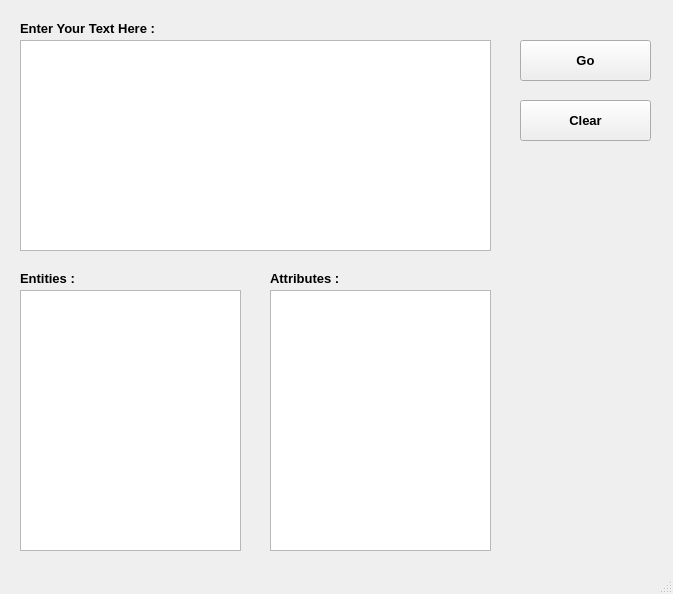
<?xml version="1.0" encoding="UTF-8"?>
<ui version="4.0">
 <class>MainWindow</class>
 <widget class="QMainWindow" name="MainWindow">
  <property name="geometry">
   <rect>
    <x>0</x>
    <y>0</y>
    <width>673</width>
    <height>594</height>
   </rect>
  </property>
  <property name="windowTitle">
   <string>MainWindow</string>
  </property>
  <widget class="QWidget" name="centralwidget">
   <widget class="QPushButton" name="pushButton">
    <property name="geometry">
     <rect>
      <x>520</x>
      <y>40</y>
      <width>131</width>
      <height>41</height>
     </rect>
    </property>
    <property name="font">
     <font>
      <pointsize>10</pointsize>
      <weight>75</weight>
      <bold>true</bold>
     </font>
    </property>
    <property name="text">
     <string>Go</string>
    </property>
   </widget>
   <widget class="QListWidget" name="listWidget">
    <property name="geometry">
     <rect>
      <x>20</x>
      <y>290</y>
      <width>221</width>
      <height>261</height>
     </rect>
    </property>
   </widget>
   <widget class="QListWidget" name="listWidget_2">
    <property name="geometry">
     <rect>
      <x>270</x>
      <y>290</y>
      <width>221</width>
      <height>261</height>
     </rect>
    </property>
   </widget>
   <widget class="QPushButton" name="pushButton_2">
    <property name="geometry">
     <rect>
      <x>520</x>
      <y>100</y>
      <width>131</width>
      <height>41</height>
     </rect>
    </property>
    <property name="font">
     <font>
      <pointsize>10</pointsize>
      <weight>75</weight>
      <bold>true</bold>
     </font>
    </property>
    <property name="text">
     <string>Clear</string>
    </property>
   </widget>
   <widget class="QLabel" name="label">
    <property name="geometry">
     <rect>
      <x>20</x>
      <y>20</y>
      <width>161</width>
      <height>16</height>
     </rect>
    </property>
    <property name="font">
     <font>
      <pointsize>10</pointsize>
      <weight>75</weight>
      <bold>true</bold>
     </font>
    </property>
    <property name="text">
     <string>Enter Your Text Here :</string>
    </property>
   </widget>
   <widget class="QLabel" name="label_2">
    <property name="geometry">
     <rect>
      <x>20</x>
      <y>270</y>
      <width>81</width>
      <height>16</height>
     </rect>
    </property>
    <property name="font">
     <font>
      <pointsize>10</pointsize>
      <weight>75</weight>
      <bold>true</bold>
     </font>
    </property>
    <property name="text">
     <string>Entities :</string>
    </property>
   </widget>
   <widget class="QLabel" name="label_3">
    <property name="geometry">
     <rect>
      <x>270</x>
      <y>270</y>
      <width>91</width>
      <height>16</height>
     </rect>
    </property>
    <property name="font">
     <font>
      <pointsize>10</pointsize>
      <weight>75</weight>
      <bold>true</bold>
     </font>
    </property>
    <property name="text">
     <string>Attributes :</string>
    </property>
   </widget>
   <widget class="QTextEdit" name="textEdit">
    <property name="geometry">
     <rect>
      <x>20</x>
      <y>40</y>
      <width>471</width>
      <height>211</height>
     </rect>
    </property>
   </widget>
  </widget>
  <widget class="QMenuBar" name="menubar">
   <property name="geometry">
    <rect>
     <x>0</x>
     <y>0</y>
     <width>673</width>
     <height>21</height>
    </rect>
   </property>
  </widget>
  <widget class="QStatusBar" name="statusbar"/>
 </widget>
 <resources/>
 <connections/>
</ui>
